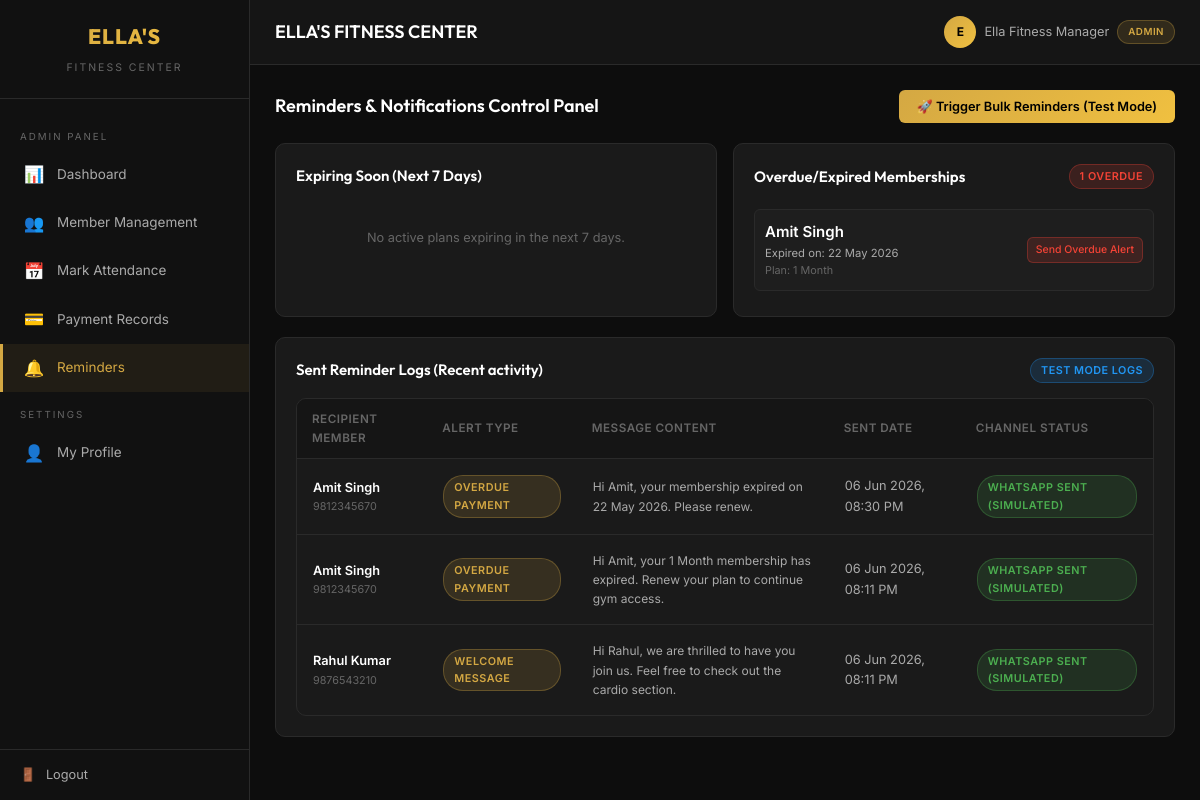
/reminders/admin/ (signed in), run on the app's committed database.
### accounts/models.py (models this page shows, shortened)
class User(AbstractUser):
    ROLE_CHOICES = [
        ('CLIENT', 'Client'),
        ('ADMIN', 'Admin'),
    ]
    role = models.CharField(max_length=10, choices=ROLE_CHOICES, default='CLIENT')
    phone = models.CharField(max_length=15, blank=True)
    address = models.TextField(blank=True)
    date_of_birth = models.DateField(null=True, blank=True)
    emergency_contact = models.CharField(max_length=15, blank=True)
    @property
    def is_admin_user(self):
        return self.role == 'ADMIN'

### members/models.py (models this page shows, shortened)
class Membership(models.Model):
    PLAN_CHOICES = [
        ('1_MONTH', '1 Month'),
        ('3_MONTH', '3 Months'),
        ('6_MONTH', '6 Months'),
    ]
    STATUS_CHOICES = [
        ('ACTIVE', 'Active'),
        ('EXPIRED', 'Expired'),
        ('PENDING', 'Pending Payment'),
    ]
    PLAN_PRICES = {
        '1_MONTH': 1199,
        '3_MONTH': 3199,
        '6_MONTH': 5999,
    }
    PLAN_DAYS = {
        '1_MONTH': 30,
        '3_MONTH': 90,
        '6_MONTH': 180,
    }
    user = models.ForeignKey(settings.AUTH_USER_MODEL, on_delete=models.CASCADE, related_name='memberships')
    plan = models.CharField(max_length=10, choices=PLAN_CHOICES)
    start_date = models.DateField()
    end_date = models.DateField()
    amount = models.DecimalField(max_digits=10, decimal_places=2)
    status = models.CharField(max_length=10, choices=STATUS_CHOICES, default='PENDING')
    created_at = models.DateTimeField(auto_now_add=True)
    class Meta:
        ordering = ['-created_at']

### reminders/models.py (models this page shows, shortened)
class Notification(models.Model):
    TYPE_CHOICES = [
        ('FEE_REMINDER', 'Monthly Fee Reminder'),
        ('EXPIRY_WARNING', 'Membership Expiry Warning'),
        ('OVERDUE', 'Overdue Payment'),
        ('WELCOME', 'Welcome Message'),
        ('RENEWAL', 'Renewal Confirmation'),
    ]
    CHANNEL_CHOICES = [
        ('IN_APP', 'In-App'),
        ('WHATSAPP', 'WhatsApp (Test)'),
    ]
    user = models.ForeignKey(settings.AUTH_USER_MODEL, on_delete=models.CASCADE, related_name='notifications')
    notification_type = models.CharField(max_length=20, choices=TYPE_CHOICES)
    title = models.CharField(max_length=200)
    message = models.TextField()
    channel = models.CharField(max_length=10, choices=CHANNEL_CHOICES, default='IN_APP')
    is_read = models.BooleanField(default=False)
    sent_at = models.DateTimeField(auto_now_add=True)
    class Meta:
        ordering = ['-sent_at']

### reminders/views.py (the view)
# urls.py: path('admin/', views.admin_reminders, name='admin_reminders'),
@admin_required
def admin_reminders(request):
    today = timezone.now().date()
    expiring = Membership.objects.filter(
        status='ACTIVE',
        end_date__lte=today + timezone.timedelta(days=7),
        end_date__gte=today,
    ).select_related('user')
    overdue = Membership.objects.filter(
        status='EXPIRED',
    ).select_related('user').order_by('-end_date')[:20]
    recent = Notification.objects.all().select_related('user')[:20]
    context = {
        'expiring': expiring,
        'overdue': overdue,
        'recent_notifications': recent,
        'today': today,
    }
    return render(request, 'reminders/admin_list.html', context)

### templates/reminders/admin_list.html (shortened to what this page needs)
{% extends 'dashboard_base.html' %}
{% block content %}
<div class="section-header">
    <h2>Reminders & Notifications Control Panel</h2>
    <form method="post" action="{% url 'send_bulk_reminders' %}">
        <button type="submit" class="btn btn-gold">🚀 Trigger Bulk Reminders (Test Mode)</button>
    </form>
</div>
<div class="grid-2">
    <div class="card">
        <div class="card-header">
            <h3 class="card-title">Expiring Soon (Next 7 Days)</h3>
        </div>
        <div style="display: flex; flex-direction: column; gap: 10px; max-height: 300px; overflow-y: auto; padding: 5px 0;">
            {% if expiring %}
                {% for m in expiring %}
                    <div style="display: flex; justify-content: space-between; align-items: center; padding: 10px; background: rgba(255,255,255,0.02); border-radius: var(--radius-sm); border: 1px solid var(--border-color);">
                        <div>
                            <div style="font-weight: 600; color: #fff;">{{ m.user.get_full_name }}</div>
                            <div style="font-size: 0.75rem; color: var(--text-secondary);">Expires on: {{ m.end_date|date:"d M Y" }}</div>
                            <div style="font-size: 0.72rem; color: var(--text-muted);">Days remaining: {{ m.days_remaining }} days</div>
                        </div>
                        <div style="display: flex; flex-direction: column; gap: 4px;">
                            <a href="{% url 'send_reminder' m.user.id 'expiry' %}" class="btn btn-outline btn-sm" style="font-size: 0.7rem; padding: 4px 8px;">Expiry Warning</a>
                            <a href="{% url 'send_reminder' m.user.id 'fee' %}" class="btn btn-outline btn-sm" style="font-size: 0.7rem; padding: 4px 8px; border-color: var(--border-color); color: var(--text-secondary);">Fee Due</a>
                        </div>
                    </div>
                {% endfor %}
            {% else %}
                <div class="empty-state" style="padding: 20px;">
                    <p>No active plans expiring in the next 7 days.</p>
                </div>
            {% endif %}
        </div>
    </div>
    <div class="card">
        <div class="card-header">
            <h3 class="card-title">Overdue/Expired Memberships</h3>
            {% if overdue %}
                <span class="badge badge-expired">{{ overdue.count }} Overdue</span>
            {% endif %}
        </div>
        <div style="display: flex; flex-direction: column; gap: 10px; max-height: 300px; overflow-y: auto; padding: 5px 0;">
            {% if overdue %}
                {% for m in overdue %}
                    <div style="display: flex; justify-content: space-between; align-items: center; padding: 10px; background: rgba(255,255,255,0.02); border-radius: var(--radius-sm); border: 1px solid var(--border-color);">
                        <div>
                            <div style="font-weight: 600; color: #fff;">{{ m.user.get_full_name }}</div>
                            <div style="font-size: 0.75rem; color: var(--text-secondary);">Expired on: {{ m.end_date|date:"d M Y" }}</div>
                            <div style="font-size: 0.72rem; color: var(--text-muted);">Plan: {{ m.get_plan_display }}</div>
                        </div>
                        <a href="{% url 'send_reminder' m.user.id 'overdue' %}" class="btn btn-danger btn-sm" style="font-size: 0.7rem; padding: 4px 8px;">Send Overdue Alert</a>
                    </div>
                {% endfor %}
            {% else %}
                <div class="empty-state" style="padding: 20px;">
                    <p>No expired/overdue members needing reminders.</p>
                </div>
            {% endif %}
        </div>
    </div>
</div>
<div class="card mt-20">
    <div class="card-header">
        <h3 class="card-title">Sent Reminder Logs (Recent activity)</h3>
        <span class="badge badge-test">Test Mode Logs</span>
    </div>
    <div class="table-container">
        {% if recent_notifications %}
            <table>
                <thead>
                    <tr>
                        <th>Recipient Member</th>
                        <th>Alert Type</th>
                        <th>Message Content</th>
                        <th>Sent Date</th>
                        <th>Channel status</th>
                    </tr>
                </thead>
                <tbody>
                    {% for notif in recent_notifications %}
                        <tr>
                            <td>
                                <div style="font-weight: 600; color: #fff;">{{ notif.user.get_full_name }}</div>
                                <div style="font-size: 0.72rem; color: var(--text-muted);">{{ notif.user.phone|default:notif.user.email }}</div>
                            </td>
                            <td>
                                <span class="badge badge-gold">{{ notif.get_notification_type_display }}</span>
                            </td>
                            <td style="font-size: 0.8rem; max-width: 350px;">{{ notif.message }}</td>
                            <td>{{ notif.sent_at|date:"d M Y, h:i A" }}</td>
                            <td>
                                <span class="badge badge-active">WhatsApp Sent (Simulated)</span>
                            </td>
                        </tr>
                    {% endfor %}
                </tbody>
            </table>
        {% else %}
            <div class="empty-state" style="padding: 20px;">
                <h3>No sent notifications history logged.</h3>
            </div>
        {% endif %}
    </div>
</div>
{% endblock %}

### templates/components/header.html (shortened to what this page needs)
<div class="header">
    <div class="header-left">
        <h1>{% block header_title %}ELLA'S FITNESS CENTER{% endblock %}</h1>
    </div>
    <div class="header-right">
        <div class="header-user">
            <div class="avatar">
                {{ user.first_name|slice:":1"|upper|default:user.username|slice:":1"|upper }}
            </div>
            <span>{{ user.get_full_name|default:user.username }}</span>
            <span class="badge badge-gold" style="font-size: 0.65rem;">{{ user.get_role_display }}</span>
        </div>
    </div>
</div>

### data on the page
User: first_name "E", get_full_name "Ella Fitness Manager", role "ADMIN"
Membership: user.get_full_name "Amit Singh", end_date "22 May 2026", plan "1 Month"
Notification: user.get_full_name "Amit Singh", user.phone "9812345670", notification_type "OVERDUE PAYMENT", message "Hi Amit, your membership expired on 22 May 2026. Please renew.", sent_at "06 Jun 2026, 08:30 PM"
Notification: user.get_full_name "Amit Singh", user.phone "9812345670", notification_type "OVERDUE PAYMENT", message "Hi Amit, your 1 Month membership has expired. Renew your plan to continue gym access.", sent_at "06 Jun 2026, 08:11 PM"
Notification: user.get_full_name "Rahul Kumar", user.phone "9876543210", notification_type "WELCOME MESSAGE", message "Hi Rahul, we are thrilled to have you join us. Feel free to check out the cardio section.", sent_at "06 Jun 2026, 08:11 PM"

### other printed values
{{ overdue.count }} "1"
